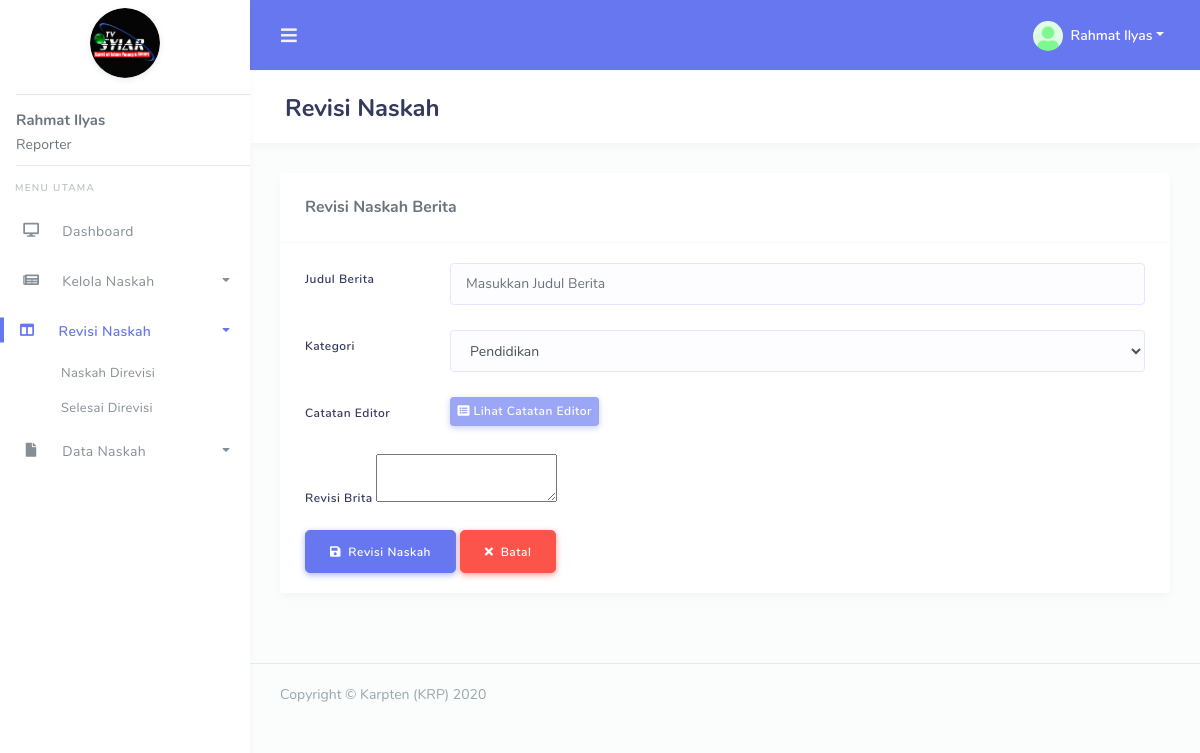
The app's page /reporter/revisi_naskah.php (signed in) with its own data.
### tables this page shows
CREATE TABLE `tb_users` (
  `id` int NOT NULL,
  `nama` varchar(255) NOT NULL,
  `alamat` varchar(255) NOT NULL,
  `no_hp` varchar(255) NOT NULL,
  `jabatan` varchar(255) NOT NULL,
  `foto` varchar(255) NOT NULL DEFAULT 'default.png',
  `username` varchar(255) NOT NULL,
  `password` varchar(255) NOT NULL,
  `status` varchar(255) NOT NULL DEFAULT 'waiting'
);

### reporter/revisi_naskah.php (the view, shortened to what this page needs)
<?php
require('template/header.php');
$kategori = mysqli_query($conn, "SELECT * FROM tb_kategori");
$berita_id = $_GET['berita_id'];
$result = mysqli_query($conn, "SELECT * FROM tb_berita WHERE id = '$berita_id'");
$dta = mysqli_fetch_assoc($result);
$result1 = mysqli_query($conn, "SELECT * FROM tb_revisi WHERE berita_id = '$berita_id'");
$rev = mysqli_fetch_assoc($result1);
?>
<div class="main-content">
  <section class="section">
    <div class="section-header">
      <h1>Revisi Naskah</h1>
    </div>
    <div class="section-body">
      <div class="row">
        <div class="col-12 col-md-12 col-lg-12">
          <div class="card">
            <div class="card-header">
              <h4>Revisi Naskah Berita</h4>
            </div>
            <form method="POST" action="controller.php" enctype="multipart/form-data">
              <div class="card-body">
                <div class="form-group row">
                  <label class="col-sm-2 col-form-label">Judul Berita</label>
                  <div class="col-sm-10">
                    <input type="text" class="form-control" name="judul" value="<?= $dta['judul'] ?>" required="" placeholder="Masukkan Judul Berita" autocomplete="off">
                  </div>
                </div>
                <div class="form-group row">
                  <label class="col-sm-2 col-form-label">Kategori</label>
                  <div class="col-sm-10">
                    <select class="form-control" name="kategori" id="kategori">
                      <?php foreach ($kategori as $ktg) {
                        $select = '';
                        if ($ktg['nama_kategori'] == $dta['kategori']) $select = 'selected' ?>
                          <option value="<?= $ktg['nama_kategori'] ?>" <?= $select ?>><?= $ktg['nama_kategori'] ?></option>
                      <?php } ?>
                    </select>
                  </div>
                </div>
                <div class="form-group row">
                  <label class="col-sm-2 col-form-label">Catatan Editor</label>
                  <div class="col-sm-10">
                    <?php
                      if ($rev['catatan_editor'] == "") $catatan = 'disabled';
                      else $catatan = '';
                    ?>
                    <a href="#" class="btn btn-icon icon-left btn-primary btn-sm <?= $catatan ?>" data-toggle="modal" data-target="#modal-catatan" data-toggle1="tooltip" title="" data-original-title="Lihat Catatan Editor"><i class="fa fa-list-alt"></i> Lihat Catatan Editor</a>
                  </div>
                </div>
                <div class="form-group">
                  <label>Revisi Brita</label>
                  <textarea name="berita_revisi" id="editor" required=""><?= $rev['berita_revisi'] ?></textarea>
                </div>
              </div>
              <div class="card-footer" style="margin-top: -50px;">
                <button type="submit" name="submit_revisi_berita" class="btn btn-primary btn-lg"><i class="fa fa-save"></i>&nbsp;&nbsp;Revisi Naskah</button>
                <a href="naskah_koreksi.php" role="button"class="btn btn-danger btn-lg"><i class="fa fa-times"></i>&nbsp;&nbsp;Batal</a>
              </div>
            </form>
          </div>
        </div>
      </div>
    </div>
  </section>
</div>
<?php
require('template/footer.php');
?>

### reporter/template/header.php (shortened to what this page needs)
<?php
require('../config.php');
$get_id = $_SESSION['get_id'];
$result = mysqli_query($conn, "SELECT * FROM tb_users WHERE id = '$get_id'");
$get = mysqli_fetch_assoc($result);
$nama = $get['nama'];
$foto = $get['foto'];
?>
<!DOCTYPE html>
<html lang="en">
<head>
  <link rel="stylesheet" href="../assets/modules/bootstrap/css/bootstrap.min.css">
  <link rel="stylesheet" href="../assets/modules/fontawesome/css/all.min.css">
  <link rel="stylesheet" href="../assets/modules/jqvmap/dist/jqvmap.min.css">
  <link rel="stylesheet" href="../assets/modules/owlcarousel2/dist/../assets/owl.carousel.min.css">
  <link rel="stylesheet" href="../assets/modules/owlcarousel2/dist/../assets/owl.theme.default.min.css">
  <link rel="stylesheet" href="../assets/modules/summernote/summernote-bs4.css">
  <link href="../assets/modules/richtext-editor/css/froala_editor.min.css" rel="stylesheet">
  <link href="../assets/modules/richtext-editor/css/froala_editor.pkgd.min.css" rel="stylesheet">
  <link rel="stylesheet" href="../assets/modules/datatables/datatables.min.css">
  <link rel="stylesheet" href="../assets/modules/datatables/DataTables-1.10.16/css/dataTables.bootstrap4.min.css">
  <link rel="stylesheet" href="../assets/modules/datatables/Select-1.2.4/css/select.bootstrap4.min.css">
  <link rel="stylesheet" href="../assets/css/style.css">
  <link rel="stylesheet" href="../assets/css/components.css">
  </head>
  <body>
    <div id="app">
      <div class="main-wrapper main-wrapper-1">
        <div class="navbar-bg"></div>
        <nav class="navbar navbar-expand-lg main-navbar">
          <form class="form-inline mr-auto">
            <ul class="navbar-nav mr-3">
              <li><a href="#" data-toggle="sidebar" class="nav-link nav-link-lg"><i class="fas fa-bars"></i></a></li>
            </ul>
          </form>
          <ul class="navbar-nav navbar-right">
            <li class="dropdown"><a href="#" data-toggle="dropdown" class="nav-link dropdown-toggle nav-link-lg nav-link-user">
              <img alt="image" src="../assets/img/avatar/<?= $foto ?>" class="rounded-circle mr-1">
              <div class="d-sm-none d-lg-inline-block"><?= $nama ?></div></a>
            </li>
          </ul>
        </nav>
        <div class="main-sidebar sidebar-style-2">
          <aside id="sidebar-wrapper">
            <div class="sidebar-brand">
              <a href="index.php">
                <img src="../assets/img/logo.png" alt="logo" width="70" class="mt-2 shadow-light rounded-circle">
              </a>
              <div class="text-left pl-3">
                <hr style="margin-bottom: -5px;">
                <b style="font-size: 15px;"><?= $nama ?></b>
                <p style="margin-bottom: -10px; margin-top: -20px;">Reporter</p>
                <hr>
              </div>
            </div>
            <ul class="sidebar-menu mt-3">
              <li class="menu-header">Menu Utama</li>
              <li id="dashboard"><a class="nav-link" href="index.php"><i class="fa fa-desktop"></i> <span>Dashboard</span></a></li>
              <li class="dropdown" id="kelola_naskah">
                <a href="#" class="nav-link has-dropdown" data-toggle="dropdown"><i class="fa fa-newspaper"></i> <span>Kelola Naskah</span></a>
              </li>
              <li class="dropdown" id="revisi_naskah">
                <a href="#" class="nav-link has-dropdown" data-toggle="dropdown"><i class="fa fa-columns"></i> <span>Revisi Naskah</span></a>
                <ul class="dropdown-menu">
                  <li id="naskah_direvisi"><a class="nav-link" href="thiss">Naskah Direvisi</a></li>
                  <li id="selesai_direvisi"><a class="nav-link" href="thiss">Selesai Direvisi</a></li>
                </ul>
              </li>
              <li class="dropdown" id="data_naskah">
                <a href="#" class="nav-link has-dropdown" data-toggle="dropdown"><i class="fa fa-file"></i> <span>Data Naskah</span></a>
              </li>
            </aside>
          </div>

### records on screen
tb_users: foto (picture), nama "Rahmat Ilyas"

### other values on screen
form field kategori "Pendidikan"
